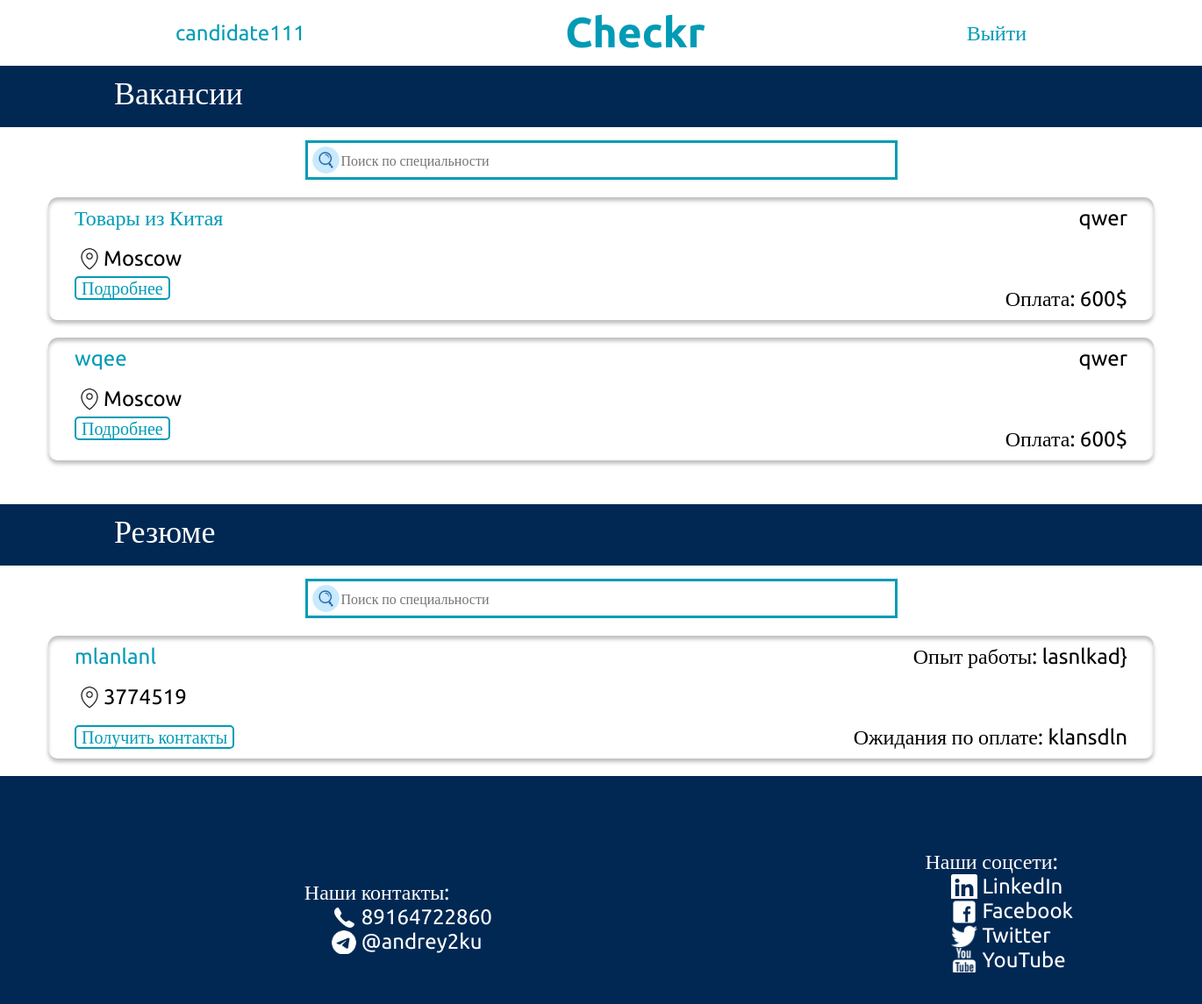
The page / (signed in) on the database as committed earlier.
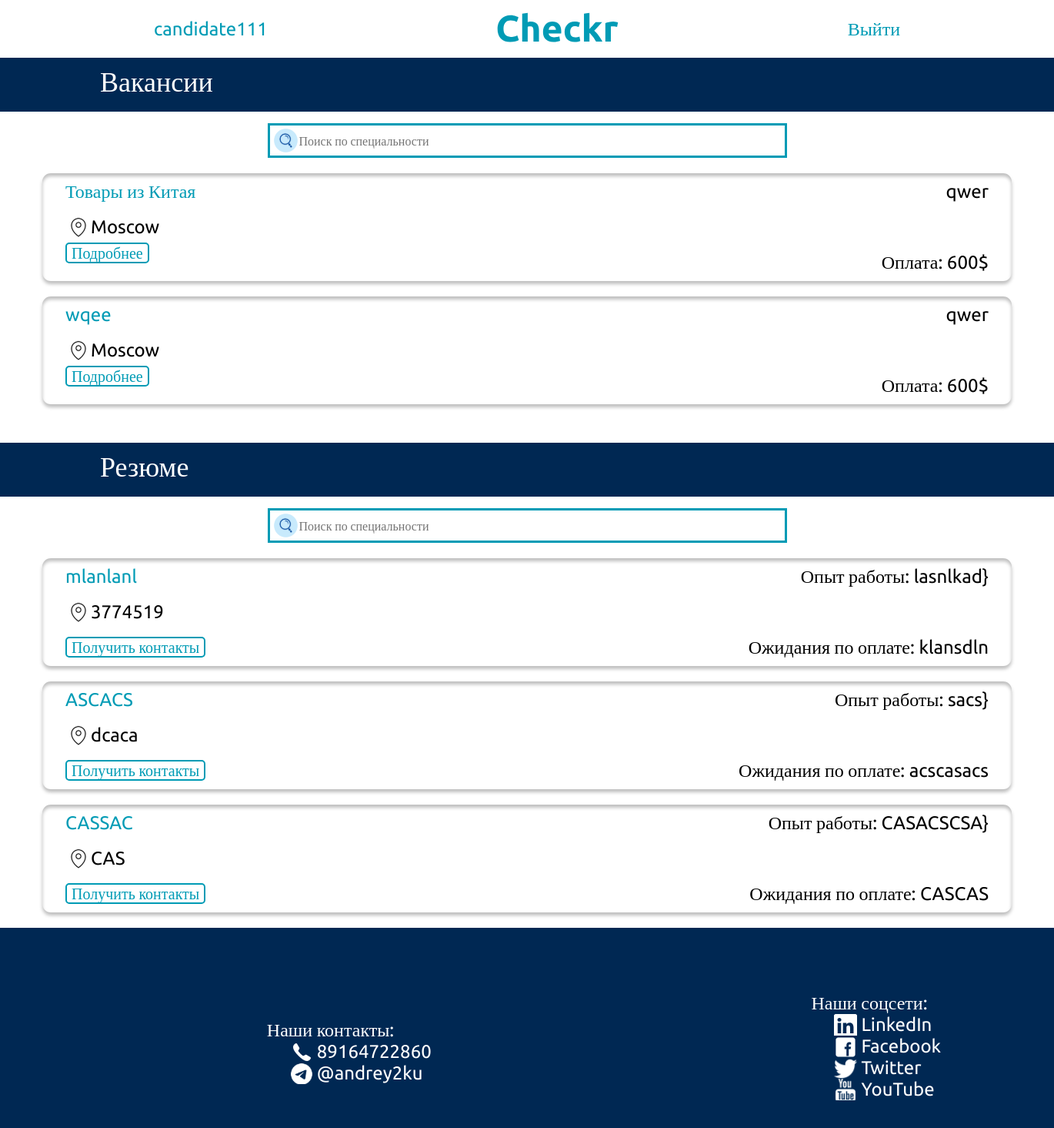
The same page on the database as committed later.
### my_hh_app/models.py (models this page shows, shortened)
class Vacancies(models.Model):
    title = models.CharField("Title", max_length=200)
    location = models.CharField("Location", max_length=200)
    salary = models.CharField("salary", max_length=200)
    skills = models.ManyToManyField(Skills)
    author = models.ForeignKey(User, on_delete=models.SET_NULL, null=True)
    company_name = models.ForeignKey(Companies, on_delete=models.SET_NULL, null=True)
    description = models.TextField("description", default="")

class Companies(models.Model):
    company_name = models.CharField("company_name", max_length=200)
    author = models.ForeignKey(User, on_delete=models.SET_NULL, default="", null=True)
    foundation_data = models.DateField("foundation_data", default=datetime.datetime.now(), null=True)
    industry = models.CharField("industry", max_length=200, default="", null=True)
    strategy_description = models.TextField("Strategy_description", default="", null=True)
    def __str__(self):
        return self.company_name

class Resume(models.Model):
    name = models.CharField("name", max_length=200)
    option = (("male", "Мужской"), ("female", "Женский"))
    gender = models.CharField("gender", max_length=200, choices=option)
    spec = models.TextField("speciality", max_length=200)
    experience = models.TextField("experience")
    option = (("full-time", "full-time"), ("part-time", "part-time"))
    type_of_employment = models.CharField("type_of_employment", max_length=200, choices=option)
    skills = models.ManyToManyField(Skills)
    age = models.CharField("age", max_length=3)
    phone = models.CharField("phone", max_length=20)
    salary = models.CharField("salary", max_length=200)
    adres = models.CharField("adres", max_length=200)
    author = models.ForeignKey(User, on_delete=models.SET_NULL, null=True)

### my_hh_app/views.py (the view)
# urls.py: path('', views.index,name='index'),
def index(request):
    resume = None
    vacancies = None
    if request.method == "POST":
        if "resumes_search" in request.POST and "vacancies_search" in request.POST:
            resume = Resume.objects.filter(spec__contains=request.POST.get("resumes_search", ""))
            vacancies = Vacancies.objects.filter(title__contains=request.POST.get("vacancies_search", ""))
        elif "vacancies_search" in request.POST:
            vacancies = Vacancies.objects.filter(title__contains=request.POST.get("vacancies_search", ""))
            resume = Resume.objects.all()
        elif "resumes_search" in request.POST:
            resume = Resume.objects.filter(spec__contains=request.POST.get("resumes_search", ""))
            vacancies = Vacancies.objects.all()
    else:
        resume = Resume.objects.all()
        vacancies = Vacancies.objects.all()
    skills = Skills.objects.all()
    context = {"resumes": resume, "vacancies": vacancies, "skills": skills, }
    return render(request, "my_hh_app/index.html", context)

### my_hh_app/templates/my_hh_app/index.html (shortened to what this page needs)
<!DOCTYPE html>
{% extends 'my_hh_app/base.html' %}
{% block content %}
  <section>
    <div class="vacancies__header">Вакансии </div>
    <div class="search__div">
      <form  class = "search__form" method="post" id="1">
      <input class="vacancies__search"  type="search" placeholder="Поиск по специальности" name="vacancies_search">
      </form>
    </div>
    {% for vacancy in vacancies %}
    <div class="vacancies__card">
      <div class="vacancies__card__div__1">
        <a class="vacancy__name" href="/vacancy_view/{{vacancy.id}}/0">{{vacancy.title}}</a>
        <a class="company__name" href="#"> {{vacancy.company_name}}</a>
      </div>
      <div class="vacancies__card__div__2">
        <span class="vacancies__city">{{vacancy.location}}</span>
      </div>
      <div class="vacancies__card__div__3">
        <a class="respond__btn" href="/vacancy_view/{{vacancy.id}}/0"> Подробнее </a>
        <span class="salary">Оплата: {{vacancy.salary}}</span>
      </div>
    </div>
    {% endfor %}
  </section>
  <section class="resumes">
    <div class="vacancies__header">Резюме </div>
    <div class="search__div">
      <form  class = "search__form" method="post" id="2">
      <input class="vacancies__search"  type="search" placeholder="Поиск по специальности" name="resumes_search">
      </form>
    </div>
    {% for resume in resumes %}
    <div class="vacancies__card">
      <div class="vacancies__card__div__1">
        <a class="vacancy__name" href="resume_view/{{resume.id}}">{{resume.spec}}</a>
        <a class="company__name" href="resume_view/{{resume.id}}"> Опыт работы: {{resume.experience}}}</a>
      </div>
      <div class="vacancies__card__div__2">
        <span class="vacancies__city">{{resume.adres}}</span>
      </div>
      <div class="vacancies__card__div__3">
        <a href="resume_view/{{resume.id}}" class="contact__button" type="submit">
          <div class="respond__btn">Получить контакты</div>
        </a>
        <span class="salary">Ожидания по оплате: {{resume.salary}}</span>
      </div>
    </div>
    {% endfor %}
  </section>
</body>
</html>
{% endblock %}

### my_hh_app/templates/my_hh_app/base.html (shortened to what this page needs)
<head>
  {% load static %}
  <link rel="stylesheet" href="{% static 'my_hh_app/css/normalize.min.css' %}">
  <link rel="stylesheet" href="{% static 'my_hh_app/css/style.css' %}">
</head>
{% load static %}
<header>
    <nav class="header__nav">
        {% if request.user.is_authenticated == False %}
      <a class="header__link" href="http://127.0.0.1:8000/accounts/login">Вы пока не авторизовались :( </a>
      <a class="logo" href="http://127.0.0.1:8000/" ><img src="{% static 'my_hh_app/images/Checkr.svg' %}"></a>
      <a class="header__link" href="http://127.0.0.1:8000/accounts/login"> Войти</a>
        {% else %}
        <a class="header__link" href="http://127.0.0.1:8000/lk">{{request.user}} </a>
      <a class="logo" href="http://127.0.0.1:8000/" ><img src="{% static 'my_hh_app/images/Checkr.svg' %}"></a>
      <a class="header__link" href="http://127.0.0.1:8000/exit"> Выйти</a>
        {% endif %}
    </nav>
  </header>
{% block content %}
{%endblock%}
<footer class="footer">
    <ul class="our__contacts_ul">Наши контакты:
      <li class="our__phone">89164722860</li>
      <li class="our__tg">@andrey2ku</li>
    </ul>
    <ul class="our__links"> Наши соцсети:
      <li class="is-linkedin"><a class="our__links__link"href="#" title="LinkedIn" target="_blank"
          rel="noopener noreferrer"><span>LinkedIn</span></a></li>
      <li class="is-facebook"><a class="our__links__link" href="#" title="Facebook" target="_blank"
          rel="noopener noreferrer"> <span>Facebook</span></a></li>
      <li class="is-twitter"><a class="our__links__link" href="#" title="Twitter" target="_blank"
          rel="noopener noreferrer"> <span>Twitter</span></a></li>
      <li class="is-youtube"><a class="our__links__link" href="#" title="YouTube"
          target="_blank" rel="noopener noreferrer"> <span>YouTube</span></a></li>
    </ul>
  </footer>

### my_hh_app/static/my_hh_app/css/style.css (style rules this page uses)
header { padding-left: 200px; padding-right: 200px; }
.header__nav { height: 75px; max-width: 1500px; width: 100%; margin: 0 auto; display: flex; justify-content: space-between; align-items: center; }
.header__link { text-decoration: none; font-size: 24px; font-weight: 400; color: #009BB5; }
.vacancies__header { max-height: 65px; min-height: 60px; max-width: 1500px; width: 100%; background-color: #002853; font-weight: 400; font-size: 36px; color: #fff; padding-left: 130px; padding-top: 10px; margin: 0 auto; }
.vacancies__search { width: 100%; height: 100%; border: 3px solid #009BB5; outline: 0; outline-offset: 0px; background: url("../images/magnifier_icon-icons.svg") no-repeat 5px; padding-left:38px; }
.search__form { width: 100%; height: 100%; }
.search__div { width: 675px; height: 45px; margin: 15px auto; position: relative; display: flex; }
.vacancies__card { padding-left: 30px; margin: 20px auto; width: 1230px; height: 140px; box-shadow: 0px 4px 4px rgba(0, 0, 0, 0.25), inset 0px 4px 4px rgba(0, 0, 0, 0.25); border-radius: 11px; }
.vacancies__card__div__1 { position: relative; width: 100%; height: 33%; }
.vacancy__name { font-family: 'Ubuntu'; font-style: normal; font-weight: 400; font-size: 24px; position: absolute; display: flex; top: 10px; left:0px; color: #009BB5; text-decoration: none; }
.company__name { font-family: 'Ubuntu'; font-style: normal; font-weight: 400; font-size: 24px; position: absolute; display: flex; top: 10px; right:30px; text-decoration: none; color: #000000; }
.vacancies__card__div__2 { position: relative; width: 100%; height: 33%; }
.vacancies__city { position: absolute; top: 10px; left:0; font-family: 'Ubuntu'; font-style: normal; font-weight: 400; font-size: 24px; line-height: 28px; color: #000; background: url("../images/location.svg") no-repeat 1px; padding-left:33px; }
.vacancies__card__div__3 { position: relative; width: 100%; height: 33%; }
.respond__btn { padding-left: 6px; padding-right: 6px; font-family: 'Ubuntu'; font-style: normal; font-weight: 400; font-size: 20px; line-height: 23px; background: #fff; color: #009BB5; border: 2px solid; border-radius: 5px; border-color: #009BB5; text-decoration: none; }
.salary { font-family: 'Ubuntu'; font-style: normal; font-weight: 400; font-size: 24px; position: absolute; display: flex; top: 10px; right:30px; text-decoration: none; color: #000000; }
.contact__button { top: 10px; position: absolute; left: 0; padding: 0; text-decoration: none; }
.resumes { padding-top: 30px; }
.footer { display: flex; justify-content: space-around; position: relative; margin: 0 auto; width: 100%; padding-left: 80px; padding-right: 80px; max-width: 1500px; height: 260px; background-color: #002853; }
.our__contacts_ul { padding-top: 95px; font-family: 'Ubuntu'; font-style: normal; font-weight: 400; font-size: 24px; line-height: 28px; color: #FFFFFF; list-style-type: none; }
.our__phone { margin-left: 30px; padding-left:35px ; background: url("../images/telephone.svg") no-repeat; }
.our__tg { margin-left: 30px; padding-left:35px ; background: url("../images/tg.svg") no-repeat; }
.our__links { padding-top: 60px; font-family: 'Ubuntu'; font-style: normal; font-weight: 400; font-size: 24px; line-height: 28px; color: #FFFFFF; list-style-type: none; }
.our__links__link { text-decoration: none; font-family: 'Ubuntu'; font-style: normal; font-weight: 400; font-size: 24px; line-height: 28px; color: #FFFFFF; }
.is-linkedin { background: url("../images/linkedin.svg") no-repeat; margin-left: 30px; padding-left:35px }
.is-facebook { background: url("../images/facebook.svg") no-repeat; margin-left: 30px; padding-left:35px }
.is-twitter { background: url("../images/twitter.svg") no-repeat; margin-left: 30px; padding-left:35px }
.is-youtube { background: url("../images/youtube.svg") no-repeat; margin-left: 30px; padding-left:35px }

Rows that differ between the two databases and show on the page:
added Resume: spec "ASCACS", experience "sacs", adres "dcaca", salary "acscasacs"
added Resume: spec "CASSAC", experience "CASACSCSA", adres "CAS", salary "CASCAS"
